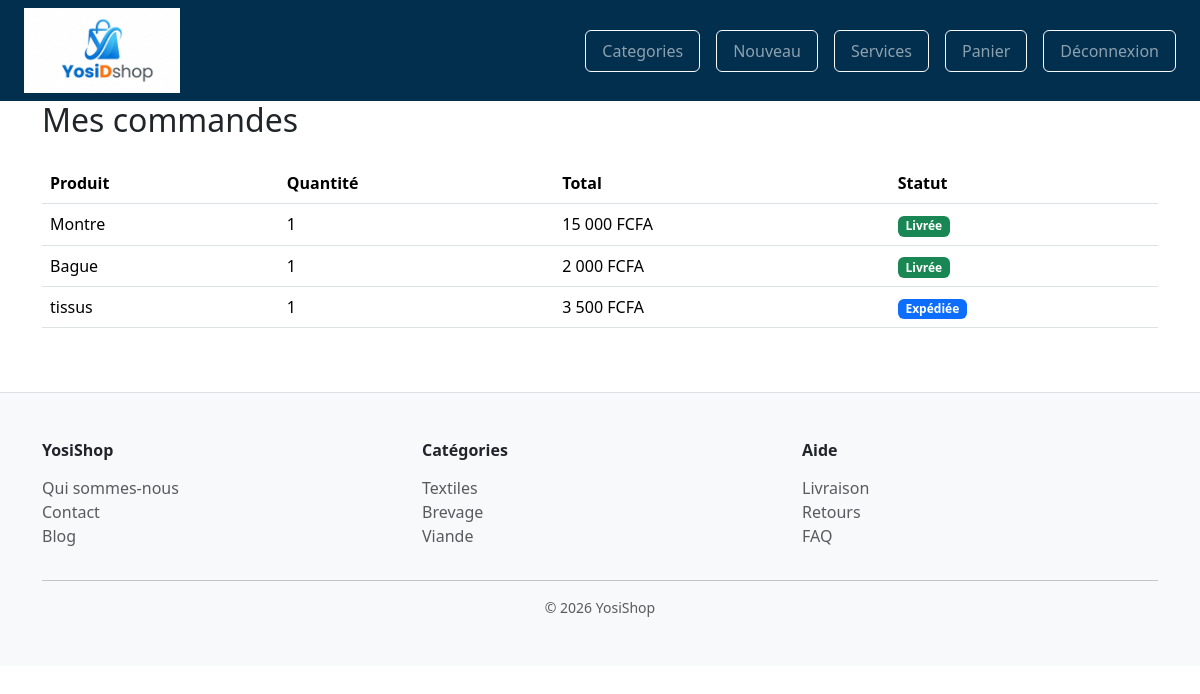
The app's page /order/index.php (signed in), older data.
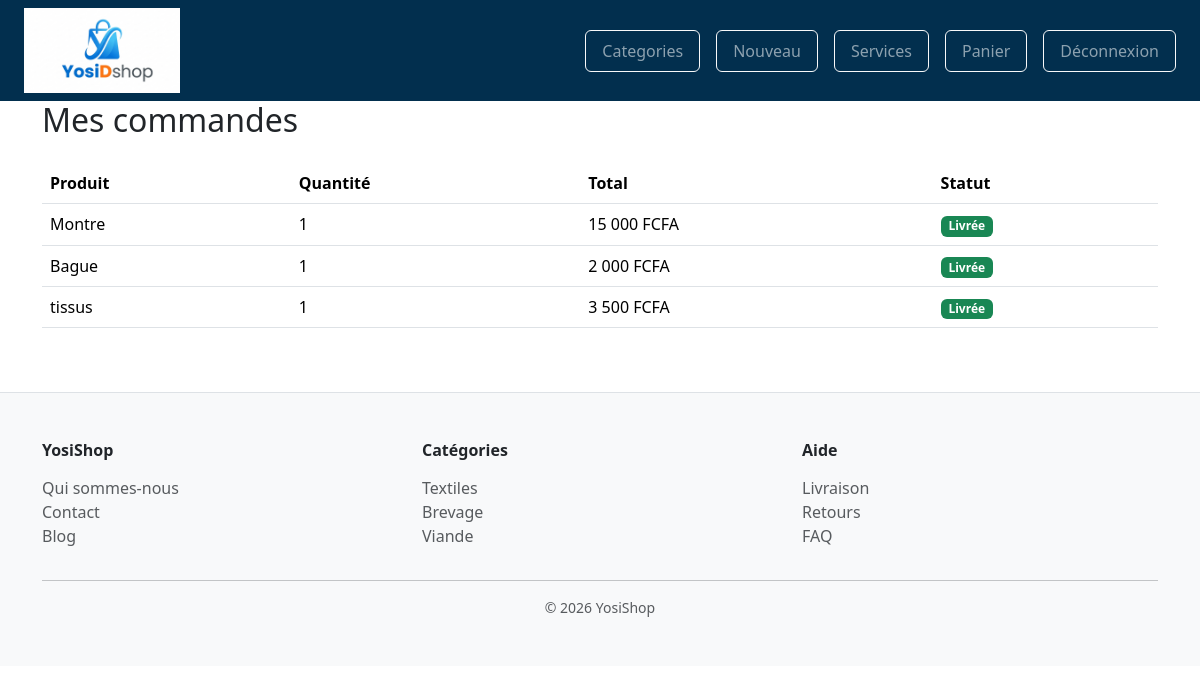
The same page, newer data.
### tables this page shows
CREATE TABLE IF NOT EXISTS `orders` (
  `oId` int NOT NULL AUTO_INCREMENT,
  `proId` int DEFAULT NULL,
  `servId` int DEFAULT NULL,
  `cId` int NOT NULL,
  `status` enum('en_attente','en_cours','annulee','livee','expediee') NOT NULL DEFAULT 'en_attente',
  `quantity` int NOT NULL,
  `note` text,
  `usId` int NOT NULL,
  PRIMARY KEY (`oId`),
  KEY `proId` (`proId`),
  KEY `cId` (`cId`),
  KEY `fk_users_usId` (`usId`)
);

### order/controller.php (called while the page is built, shortened)
<?php
function getCommandesByUser(int $userId, PDO $pdo)
{
    $req = "SELECT orders.oId, orders.quantity, orders.status,
                   COALESCE(product.proId, service.servId) AS proId,
                   COALESCE(product.proName, service.servName) AS proName,
                   COALESCE(product.price, service.priceHours) AS price
            FROM orders
            LEFT JOIN product ON orders.proId = product.proId
            LEFT JOIN service ON orders.servId = service.servId
            WHERE orders.usId = :usId
            ORDER BY orders.oId DESC";
    $stmt = $pdo->prepare($req);
    $stmt->execute([':usId' => $userId]);
    return $stmt->fetchAll(PDO::FETCH_ASSOC);
}

### order/index.php (the view, shortened to what this page needs)
<?php
require_once(__DIR__ . "/controller.php");
require_once(__DIR__ . "/../config/db.php");
$commandes = getCommandesByUser($_SESSION['user']['usId'], $pdo);
$libelles = [
    'en_attente' => ['label' => 'En attente', 'classe' => 'secondary'],
    'en_cours' => ['label' => 'En cours', 'classe' => 'info'],
    'expediee' => ['label' => 'Expédiée', 'classe' => 'primary'],
    'livee' => ['label' => 'Livrée', 'classe' => 'success'],
    'annulee' => ['label' => 'Annulée', 'classe' => 'danger'],
];
?>
<!DOCTYPE html>
<html lang="fr">
<head>
    <link rel="stylesheet" href="../assets/css/bootstrap.css">
    <link rel="stylesheet" href="../assets/css/style.css?v=<?php echo filemtime(__DIR__ . '/../assets/css/style.css'); ?>">
</head>
<body class="client">
    <?php include(__DIR__ . "/../includes/header.php"); ?>
    <div class="container my-5 below-header">
        <h2 class="mb-4">Mes commandes</h2>
        <?php if (empty($commandes)): ?>
            <p class="text-muted">Vous n'avez pas encore passé de commande.</p>
            <a href="/ecommerce/products/index.php" class="btn btn-warning">Voir les produits</a>
        <?php else: ?>
            <div class="table-responsive">
                <table class="table align-middle">
                    <thead>
                        <tr>
                            <th>Produit</th>
                            <th>Quantité</th>
                            <th>Total</th>
                            <th>Statut</th>
                        </tr>
                    </thead>
                    <tbody>
                        <?php foreach ($commandes as $commande): ?>
                            <?php $statutInfo = $libelles[$commande['status']] ?? ['label' => $commande['status'], 'classe' => 'secondary']; ?>
                            <tr>
                                <td><?= htmlspecialchars($commande['proName']) ?></td>
                                <td><?= $commande['quantity'] ?></td>
                                <td><?= number_format($commande['price'] * $commande['quantity'], 0, ',', ' ') ?> FCFA</td>
                                <td>
                                    <span class="badge bg-<?= $statutInfo['classe'] ?>"><?= $statutInfo['label'] ?></span>
                                </td>
                            </tr>
                        <?php endforeach; ?>
                    </tbody>
                </table>
            </div>
        <?php endif; ?>
    </div>
    <?php include(__DIR__ . "/../includes/footer.php"); ?>
</body>
</html>

Row changes from the older to the newer data that the page shows:
changed orders (number 3 of 3 on the later page): status "Expédiée" → "Livrée"
